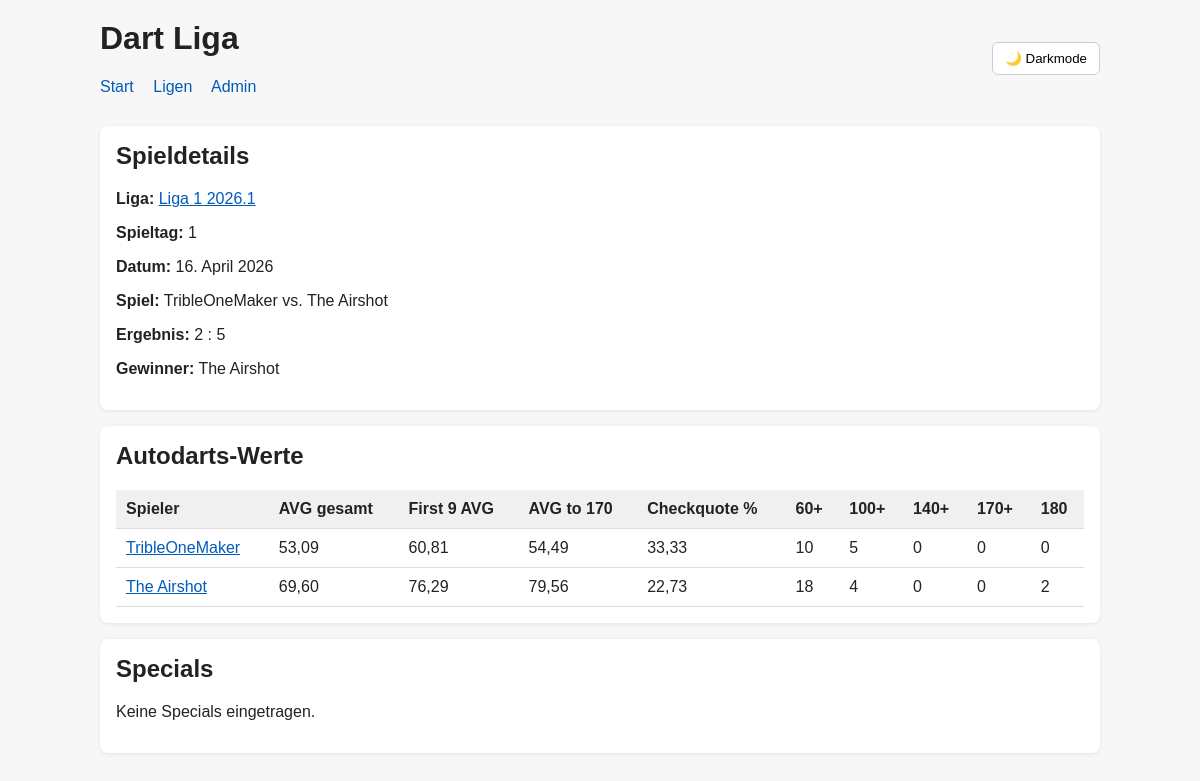
The page /spiele/43/ on the database its author committed.
### leagues/models.py (models this page shows, shortened)
class League(models.Model):
    season = models.ForeignKey(
        Season,
        on_delete=models.CASCADE,
        related_name="leagues"
    )
    tier = models.ForeignKey(
        LeagueTier,
        on_delete=models.PROTECT,
        related_name="leagues"
    )
    name = models.CharField(max_length=100)
    max_players = models.PositiveIntegerField(default=12)
    is_public = models.BooleanField(default=True)
    class Meta:
        ordering = ["tier__order", "name"]
        unique_together = ["season", "name"]

### matches/models.py (models this page shows, shortened)
class Match(models.Model):
    matchday = models.ForeignKey(
        Matchday,
        on_delete=models.CASCADE,
        related_name="matches"
    )
    player1 = models.ForeignKey(
        "players.Player",
        on_delete=models.PROTECT,
        related_name="matches_as_player1"
    )
    player2 = models.ForeignKey(
        "players.Player",
        on_delete=models.PROTECT,
        related_name="matches_as_player2"
    )
    player1_legs = models.PositiveIntegerField(default=0)
    player2_legs = models.PositiveIntegerField(default=0)
    winner = models.ForeignKey(
        "players.Player",
        on_delete=models.SET_NULL,
        null=True,
        blank=True,
        related_name="won_matches"
    )
    is_finished = models.BooleanField(default=False)
    class Meta:
        ordering = ["matchday", "id"]
        verbose_name = "Spiel"
        verbose_name_plural = "Spiele"

class Matchday(models.Model):
    league = models.ForeignKey(
        "leagues.League",
        on_delete=models.CASCADE,
        related_name="matchdays"
    )
    number = models.PositiveIntegerField()
    date = models.DateField(null=True, blank=True)
    class Meta:
        ordering = ["league", "number"]
        unique_together = ["league", "number"]

class MatchPlayerStat(models.Model):
    match = models.ForeignKey(
        Match,
        on_delete=models.CASCADE,
        related_name="player_stats"
    )
    player = models.ForeignKey(
        "players.Player",
        on_delete=models.CASCADE,
        related_name="match_stats"
    )
    avg_total = models.DecimalField(
        max_digits=6,
        decimal_places=2,
        null=True,
        blank=True,
        verbose_name="AVG gesamt"
    )
    avg_first9 = models.DecimalField(
        max_digits=6,
        decimal_places=2,
        null=True,
        blank=True,
        verbose_name="First 9 AVG"
    )
    avg_to_170 = models.DecimalField(
        max_digits=6,
        decimal_places=2,
        null=True,
        blank=True,
        verbose_name="AVG to 170"
    )
    checkout_percent = models.DecimalField(
        max_digits=6,
        decimal_places=2,
        null=True,
        blank=True,
        verbose_name="Checkquote %"
    )
    throws_60_plus = models.IntegerField(
        null=True,
        blank=True,
        verbose_name="60+"
    )
    throws_100_plus = models.IntegerField(
        null=True,
        blank=True,
        verbose_name="100+"
    )
    throws_140_plus = models.IntegerField(
        null=True,
        blank=True,
        verbose_name="140+"
    )
    throws_170_plus = models.IntegerField(
        null=True,
        blank=True,
        verbose_name="170+"
    )
    throws_180 = models.IntegerField(
        null=True,
        blank=True,
        verbose_name="180"
    )
    class Meta:
        ordering = ["match", "player__display_name"]
        unique_together = ["match", "player"]
        verbose_name = "Spieler-Statistik"
        verbose_name_plural = "Spieler-Statistiken"

### players/models.py (models this page shows, shortened)
class Player(models.Model):
    discord_name = models.CharField(
        max_length=100,
        unique=True,
        verbose_name="Discord Name"
    )
    autodarts_name = models.CharField(
        max_length=100,
        unique=True,
        verbose_name="Autodarts Name"
    )
    display_name = models.CharField(max_length=150, blank=True)
    is_active = models.BooleanField(default=True, verbose_name="Spieler aktiv")
    is_blocked = models.BooleanField(default=False, verbose_name="Spieler gesperrt")
    class Meta:
        ordering = ["display_name"]
        verbose_name = "Spieler"
        verbose_name_plural = "Spieler"
    def __str__(self):
        return self.display_name or f"{self.discord_name} / {self.autodarts_name}"

### public/views.py (the view)
# urls.py: path("spiele/<int:match_id>/", views.match_detail, name="match_detail"),
def match_detail(request, match_id):
    match = get_object_or_404(
        Match.objects.select_related(
            "matchday__league__season",
            "matchday__league__tier",
            "player1",
            "player2",
            "winner",
        ).prefetch_related(
            "player_stats__player",
            "specials__player",
        ),
        id=match_id,
    )
    stats_by_player_id = {
        stat.player_id: stat
        for stat in match.player_stats.all()
    }
    player_rows = []
    for player in [match.player1, match.player2]:
        player_rows.append({
            "player": player,
            "stat": stats_by_player_id.get(player.id),
        })
    context = {
        "match": match,
        "league": match.matchday.league,
        "player_rows": player_rows,
        "specials": match.specials.all(),
    }
    return render(request, "public/match_detail.html", context)

### templates/public/match_detail.html (shortened to what this page needs)
{% extends "public/base.html" %}
{% block content %}
<div class="card">
    <h2>Spieldetails</h2>
    <p><strong>Liga:</strong> <a href="{% url 'league_detail' league.id %}">{{ league.name }}</a></p>
    <p><strong>Spieltag:</strong> {{ match.matchday.number }}</p>
    {% if match.matchday.date %}<p><strong>Datum:</strong> {{ match.matchday.date }}</p>{% endif %}
    <p><strong>Spiel:</strong> {{ match.player1 }} vs. {{ match.player2 }}</p>
    <p><strong>Ergebnis:</strong> {{ match.player1_legs }} : {{ match.player2_legs }}</p>
    <p><strong>Gewinner:</strong> {% if match.winner %}{{ match.winner }}{% else %}-{% endif %}</p>
</div>
<div class="card">
    <h2>Autodarts-Werte</h2>
    <table>
        <thead>
            <tr>
                <th>Spieler</th>
                <th>AVG gesamt</th>
                <th>First 9 AVG</th>
                <th>AVG to 170</th>
                <th>Checkquote %</th>
                <th>60+</th>
                <th>100+</th>
                <th>140+</th>
                <th>170+</th>
                <th>180</th>
            </tr>
        </thead>
        <tbody>
            {% for row in player_rows %}
                <tr>
                    <td><a href="{% url 'player_detail' row.player.id %}">{{ row.player.display_name }}</a></td>
                    {% if row.stat %}
                        <td>{% if row.stat.avg_total != None %}{{ row.stat.avg_total }}{% else %}-{% endif %}</td>
                        <td>{% if row.stat.avg_first9 != None %}{{ row.stat.avg_first9 }}{% else %}-{% endif %}</td>
                        <td>{% if row.stat.avg_to_170 != None %}{{ row.stat.avg_to_170 }}{% else %}-{% endif %}</td>
                        <td>{% if row.stat.checkout_percent != None %}{{ row.stat.checkout_percent }}{% else %}-{% endif %}</td>
                        <td>{% if row.stat.throws_60_plus != None %}{{ row.stat.throws_60_plus }}{% else %}-{% endif %}</td>
                        <td>{% if row.stat.throws_100_plus != None %}{{ row.stat.throws_100_plus }}{% else %}-{% endif %}</td>
                        <td>{% if row.stat.throws_140_plus != None %}{{ row.stat.throws_140_plus }}{% else %}-{% endif %}</td>
                        <td>{% if row.stat.throws_170_plus != None %}{{ row.stat.throws_170_plus }}{% else %}-{% endif %}</td>
                        <td>{% if row.stat.throws_180 != None %}{{ row.stat.throws_180 }}{% else %}-{% endif %}</td>
                    {% endif %}
                </tr>
            {% endfor %}
        </tbody>
    </table>
</div>
<div class="card">
    <h2>Specials</h2>
    {% if specials %}
        <table>
            <thead>
                <tr>
                    <th>Spieler</th>
                    <th>Typ</th>
                    <th>Wert</th>
                </tr>
            </thead>
            <tbody>
                {% for special in specials %}
                    <tr>
                        <td>{{ special.player.display_name }}</td>
                        <td>{{ special.get_special_type_display }}</td>
                        <td>{{ special.value }}</td>
                    </tr>
                {% endfor %}
            </tbody>
        </table>
    {% else %}
        <p>Keine Specials eingetragen.</p>
    {% endif %}
</div>
{% endblock %}

### templates/public/base.html (style rules this page uses)
body { font-family: Arial, sans-serif; max-width: 1000px; margin: 0 auto; padding: 20px; background: #f7f7f7; color: #222; }
.card { background: white; padding: 16px; margin-bottom: 16px; border-radius: 8px; box-shadow: 0 1px 4px rgba(0,0,0,0.08); }
table { width: 100%; border-collapse: collapse; background: white; }
th, td { padding: 10px; border-bottom: 1px solid #ddd; text-align: left; }
th { background-color: #f0f0f0; }
h1, h2, h3 { margin-top: 0; }
a, a:visited { color: #005bbb; }

### rows shown on the page
League: name "Liga 1 2026.1"
Match: matchday.number "1", matchday "16. April 2026", player1 "TribleOneMaker", player2 "The Airshot", player1_legs "2", player2_legs "5", winner "The Airshot"
Player: player.display_name "TribleOneMaker", stat.avg_total "53,09", stat.avg_first9 "60,81", stat.avg_to_170 "54,49", stat.checkout_percent "33,33", stat.throws_60_plus "10", stat.throws_100_plus "5", stat.throws_140_plus "0", stat.throws_170_plus "0", stat.throws_180 "0"
Player: player.display_name "The Airshot", stat.avg_total "69,60", stat.avg_first9 "76,29", stat.avg_to_170 "79,56", stat.checkout_percent "22,73", stat.throws_60_plus "18", stat.throws_100_plus "4", stat.throws_140_plus "0", stat.throws_170_plus "0", stat.throws_180 "2"
